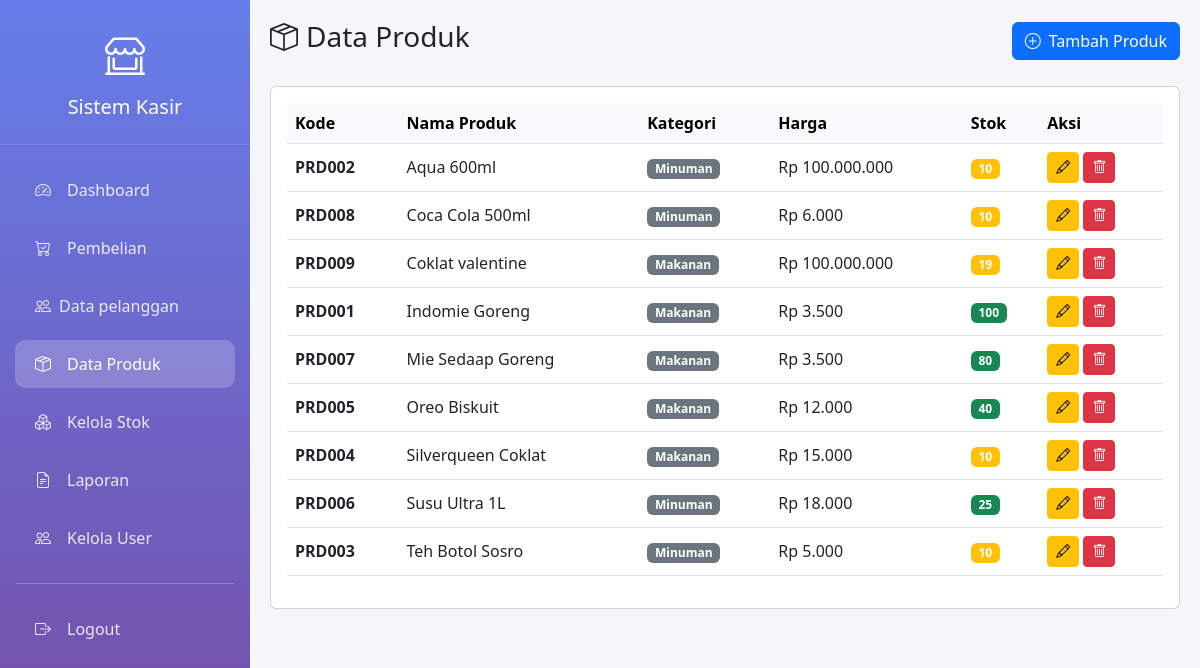
The app's page /produk.php (signed in) with its own data.
### tables this page shows
CREATE TABLE `produk` (
  `ProdukID` int(11) NOT NULL,
  `KodeProduk` varchar(50) NOT NULL,
  `NamaProduk` varchar(255) NOT NULL,
  `Kategori` varchar(100) DEFAULT NULL,
  `Harga` decimal(10,2) NOT NULL,
  `Stok` int(11) NOT NULL DEFAULT 0,
  `created_at` timestamp NOT NULL DEFAULT current_timestamp(),
  `updated_at` timestamp NOT NULL DEFAULT current_timestamp() ON UPDATE current_timestamp()
);

### config.php (called while the page is built, shortened)
<?php
function rupiah($angka) {
    return "Rp " . number_format($angka, 0, ',', '.');
}
?>

### produk.php (the view, shortened to what this page needs)
<?php
require_once 'config.php';
$produk_list = mysqli_query($conn, "SELECT * FROM produk ORDER BY NamaProduk");
?>
<!DOCTYPE html>
<html lang="id">
<head>
    <link href="https://cdn.jsdelivr.net/npm/bootstrap@5.3.0/dist/css/bootstrap.min.css" rel="stylesheet">
    <link rel="stylesheet" href="https://cdn.jsdelivr.net/npm/bootstrap-icons@1.10.0/font/bootstrap-icons.css">
</head>
<body>
    <div class="sidebar">
        <div class="sidebar-header">
            <i class="bi bi-shop-window"></i>
            <h5 class="mb-0">Sistem Kasir</h5>
        </div>
        <nav class="nav flex-column mt-3">
            <a class="nav-link" href="dashboard.php">
                <i class="bi bi-speedometer2 me-3"></i>Dashboard
            </a>
            <a class="nav-link" href="pembelian.php">
                <i class="bi bi-cart-check me-3"></i>Pembelian
            </a>
            <a class="nav-link" href="pelanggan.php">
                <i class="bi bi-people me-2"></i>Data pelanggan
            </a>
            <a class="nav-link active" href="produk.php">
                <i class="bi bi-box-seam me-3"></i>Data Produk
            </a>
            <a class="nav-link" href="stok.php">
                <i class="bi bi-boxes me-3"></i>Kelola Stok
            </a>
            <a class="nav-link" href="laporan.php">
                <i class="bi bi-file-earmark-text me-3"></i>Laporan
            </a>
            <?php if ($_SESSION['role'] == 'admin'): ?>
            <a class="nav-link" href="user.php">
                <i class="bi bi-people me-3"></i>Kelola User
            </a>
            <?php endif; ?>
            <hr class="text-white mx-3">
            <a class="nav-link" href="logout.php">
                <i class="bi bi-box-arrow-right me-3"></i>Logout
            </a>
        </nav>
    </div>
    <div class="main-content">
        <div class="d-flex justify-content-between align-items-center mb-4">
            <h3><i class="bi bi-box-seam me-2"></i>Data Produk</h3>
            <button class="btn btn-primary" data-bs-toggle="modal" data-bs-target="#modalTambah">
                <i class="bi bi-plus-circle me-2"></i>Tambah Produk
            </button>
        </div>
        <div class="card">
            <div class="card-body">
                <div class="table-responsive">
                    <table class="table table-hover align-middle">
                        <thead class="table-light">
                            <tr>
                                <th>Kode</th>
                                <th>Nama Produk</th>
                                <th>Kategori</th>
                                <th>Harga</th>
                                <th>Stok</th>
                                <th>Aksi</th>
                            </tr>
                        </thead>
                        <tbody>
                            <?php while ($produk = mysqli_fetch_assoc($produk_list)): ?>
                                <tr>
                                    <td><strong><?php echo $produk['KodeProduk']; ?></strong></td>
                                    <td><?php echo $produk['NamaProduk']; ?></td>
                                    <td><span class="badge bg-secondary"><?php echo $produk['Kategori']; ?></span></td>
                                    <td><?php echo rupiah($produk['Harga']); ?></td>
                                    <td>
                                        <?php if ($produk['Stok'] < 10): ?>
                                            <span class="badge bg-danger"><?php echo $produk['Stok']; ?></span>
                                        <?php elseif ($produk['Stok'] < 20): ?>
                                            <span class="badge bg-warning"><?php echo $produk['Stok']; ?></span>
                                        <?php else: ?>
                                            <span class="badge bg-success"><?php echo $produk['Stok']; ?></span>
                                        <?php endif; ?>
                                    </td>
                                    <td>
                                        <button class="btn btn-sm btn-warning" data-bs-toggle="modal" data-bs-target="#modalEdit<?php echo $produk['ProdukID']; ?>">
                                            <i class="bi bi-pencil"></i>
                                        </button>
                                        <a href="?hapus=<?php echo $produk['ProdukID']; ?>" class="btn btn-sm btn-danger"
                                           onclick="return confirm('Yakin ingin menghapus?')">
                                            <i class="bi bi-trash"></i>
                                        </a>
                                    </td>
                                </tr>
                            <?php endwhile; ?>
                        </tbody>
                    </table>
                </div>
            </div>
        </div>
    </div>
</body>
</html>

### produk.php (style rules this page uses)
:root { --primary-color: #667eea; --secondary-color: #764ba2; --sidebar-width: 250px; }
body { background-color: #f4f6f9; }
.sidebar { position: fixed; top: 0; left: 0; height: 100vh; width: var(--sidebar-width); background: linear-gradient(180deg, var(--primary-color) 0%, var(--secondary-color) 100%); overflow-y: auto; }
.sidebar-header { padding: 25px 20px; text-align: center; border-bottom: 1px solid rgba(255,255,255,0.1); }
.sidebar-header i { font-size: 2.5rem; color: white; }
.sidebar-header h5 { color: white; margin-top: 10px; }
.sidebar .nav-link { color: rgba(255,255,255,0.85); padding: 12px 20px; margin: 5px 15px; border-radius: 10px; transition: all 0.3s; }
.sidebar .nav-link:hover, .sidebar .nav-link.active { background-color: rgba(255,255,255,0.2); color: white; }
.main-content { margin-left: var(--sidebar-width); padding: 20px; }

### records on screen
produk: KodeProduk "PRD002", NamaProduk "Aqua 600ml", Kategori "Minuman", Harga "Rp 100.000.000", Stok "10"
produk: KodeProduk "PRD008", NamaProduk "Coca Cola 500ml", Kategori "Minuman", Harga "Rp 6.000", Stok "10"
produk: KodeProduk "PRD009", NamaProduk "Coklat valentine", Kategori "Makanan", Harga "Rp 100.000.000", Stok "19"
produk: KodeProduk "PRD001", NamaProduk "Indomie Goreng", Kategori "Makanan", Harga "Rp 3.500", Stok "100"
produk: KodeProduk "PRD007", NamaProduk "Mie Sedaap Goreng", Kategori "Makanan", Harga "Rp 3.500", Stok "80"
produk: KodeProduk "PRD005", NamaProduk "Oreo Biskuit", Kategori "Makanan", Harga "Rp 12.000", Stok "40"
produk: KodeProduk "PRD004", NamaProduk "Silverqueen Coklat", Kategori "Makanan", Harga "Rp 15.000", Stok "10"
produk: KodeProduk "PRD006", NamaProduk "Susu Ultra 1L", Kategori "Minuman", Harga "Rp 18.000", Stok "25"
produk: KodeProduk "PRD003", NamaProduk "Teh Botol Sosro", Kategori "Minuman", Harga "Rp 5.000", Stok "10"
